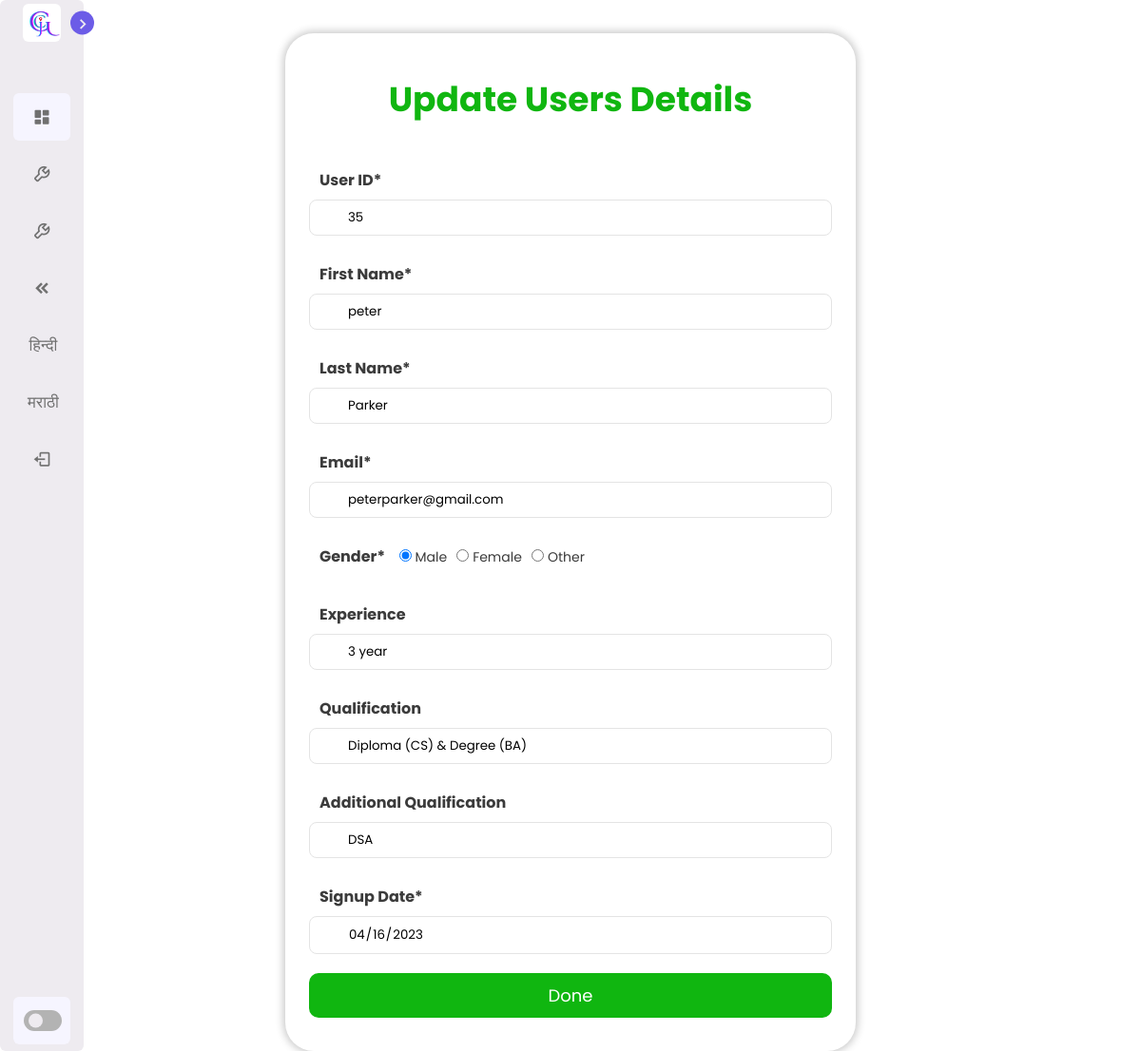
Page /admin_update_users.php?id=35 (signed in) on the committed database.
### tables this page shows
CREATE TABLE `users` (
  `id` int(11) NOT NULL,
  `fname` varchar(255) DEFAULT NULL,
  `lname` varchar(255) DEFAULT NULL,
  `email` varchar(300) DEFAULT NULL,
  `gender` char(10) DEFAULT NULL,
  `experience` varchar(255) DEFAULT NULL,
  `qualification` varchar(255) DEFAULT NULL,
  `aqualification` varchar(300) DEFAULT NULL,
  `password` varchar(300) DEFAULT NULL,
  `date` date DEFAULT NULL
);

### admin_update_users.php (the view, shortened to what this page needs)
<?php require_once("database/config.php");
include("admin_all_nav.php");
?>
<?php
$user_id = $_GET['id'];
$sql_query = "SELECT * FROM users WHERE id = {$user_id}";
$result = mysqli_query($dbc, $sql_query) or die("Query Unsuccessful");
if (mysqli_num_rows($result) > 0) {
    while ($row = mysqli_fetch_array($result)) {
?>
        <!DOCTYPE html>
        <html lang="en">
        <head>
            <link rel="stylesheet" href="css/all_form_type4.css">
        </head>
        <body>
        <?php include("Loader.php");?>
            <div class="container">
                <h2>Update Users Details</h2>
                <div class="form-container">
                    <form method="POST" action="admin_update_users_data.php">
                        <div class="input-name">
                            <label>User ID*</label>
                            <input type="text"  value="<?php echo $row['id']; ?>" name="id" class="name" readonly>
                        </div>
                        <div class="input-name">
                            <label>First Name*</label>
                            <input type="text" placeholder="Enter User's First Name" value="<?php echo $row['fname']; ?>" name="fname" class="name" required>
                        </div>
                        <div class="input-name">
                            <label>Last Name*</label>
                            <input type="text" placeholder="Enter User's Last Name" value="<?php echo $row['lname']; ?>" name="lname" class="name" required>
                        </div>
                        <div class="input-name">
                            <label>Email*</label>
                            <input type="email" value="<?php echo $row['email']; ?>" name="email" class="name" readonly>
                        </div>
                        <div class="input-name">
                            <label>Gender*</label>
                            <input type="radio" required name="gender" value="Male" <?php if ($row['gender'] == 'Male') {
                                                                                echo 'checked';
                                                                            } ?>> Male &ThinSpace;
                            <input type="radio" required name="gender" value="Female" <?php if ($row['gender'] == 'Female') {
                                                                                    echo 'checked';
                                                                                } ?>> Female &ThinSpace;
                            <input type="radio" required name="gender" value="Other" <?php if ($row['gender'] == 'Other') {
                                                                                echo 'checked';
                                                                            } ?>> Other
                        </div>
                        <div class="input-name">
                            <label>Experience</label>
                            <input type="text" placeholder="Enter User's Experience" value="<?php echo $row['experience']; ?>" name="experience" class="name">
                        </div>
                        <div class="input-name">
                            <label>Qualification</label>
                            <input type="text" placeholder="Enter User's Qualification" value="<?php echo $row['qualification']; ?>" name="qualification" class="name">
                        </div>
                        <div class="input-name">
                            <label>Additional Qualification</label>
                            <input type="text" placeholder="Enter User's Additional Qualification" value="<?php echo $row['aqualification']; ?>" name="aqualification" class="name">
                        </div>
                        <div class="input-name">
                            <label>Signup Date*</label>
                            <input type="date" value="<?php echo $row['date']; ?>" name="date" class="name" readonly>
                        </div>
                        <div class="editbutton">
                            <button type="submit" name="submit" class="button" onclick="return confirm('Are you sure want to update the details of <?php echo $row['fname']; ?> ?')"> Done</button>
                        </div>
                    </form>
                </div>
            </div>
    <?php
    }
}
    ?>
        </body>
        </html>

### css/admin_all_nav.css (style rules this page uses)
* { margin: 0; padding: 0; box-sizing: border-box; font-family: 'Poppins', sans-serif; }
:root { --body-color: #e4e9f700; --sidebar-color: #eeebf0; --primary-color: #6c5ce7; --primary-color-light: #F6F5FF; --toggle-color: #b3b3b3; --text-color: #707070; --tran-03: all 0.2s ease; --tran-03: all 0.3s ease; --tran-04: all 0.3s ease; --tran-05: all 0.3s ease; }
body { min-height: 100vh; background-color: var(--body-color); transition: var(--tran-05); }

### css/all_form_type4.css (style rules this page uses)
* { margin: 0; padding: 0; box-sizing: border-box; border-radius: 6px; }
body { background: #ffffff; font-size: 14px; }
.container { background: white; width: 600px; padding: 25px; border-radius: 30px; margin: 35px auto 0; box-shadow:0 0 8px 2px rgba(0, 0, 0, 0.225); font-family: 'Poppins', sans-serif; color:rgb(59, 59, 59); }
.container h2 { font-size: 36px; list-style: 24px; padding: 17px; text-align: center; color:rgb(16, 182, 16); }
.input-name { width: 100%; position: relative; margin: 20px auto; }
label { padding: 8px 11px; display: inline-block; font-size: 16px; font-weight: bold; }
.name { width: 100%; padding: 8px 0px 8px 40px ; border-radius: 10px; }
.text-name ,.name { border: 1px solid #e4e4e4; border-radius: 8px ; outline: none; transition: all 0.30s ease-in-out; }
.button { background-color: rgb(16, 182, 16); color: white; width: 100%; border: none; outline: none; font-size: 18px; cursor: pointer; margin-bottom: 10px; padding: 10px; border-radius: 10px }

### rows in the picture
users: id "35", fname "peter", lname "Parker", email "peterparker@gmail.com", gender "☑", experience "3 year", qualification "Diploma (CS) & Degree (BA)", aqualification "DSA", date "04/16/2023"
